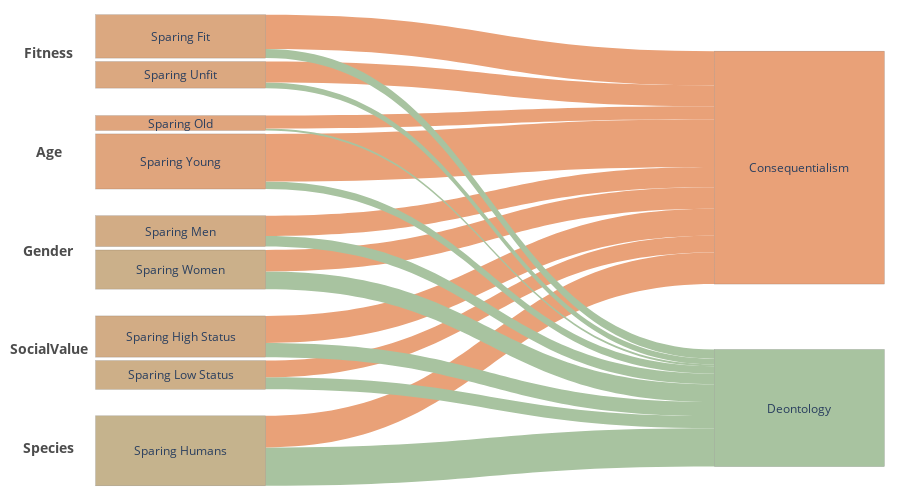

The code cell stored with this chart in its notebook:
### Code cell
cat_df = get_catdf(model_dfs['gpt-4o-mini-2024-07-18'])
fig = make_sankey(cat_df)
# fig.write_image("sankey_v2.svg")     # needs `pip install kaleido`
fig

### Figure 1 — Plotly figure (JSON) as saved in the notebook; plotly's stock layout.template omitted (floating-point values rounded to 4 significant figures)
{"data": [{"arrangement": "fixed", "link": {"color": ["#A8C3A0", "#E9A178", "#A8C3A0", "#E9A178", "#A8C3A0", "#E9A178", "#A8C3A0", "#E9A178", "#A8C3A0", "#E9A178", "#A8C3A0", "#E9A178", "#A8C3A0", "#E9A178", "#A8C3A0", "#E9A178", "#A8C3A0", "#E9A178"], "source": [0, 0, 1, 1, 2, 2, 3, 3, 4, 4, 5, 5, 6, 6, 7, 7, 8, 8], "target": [9, 10, 9, 10, 9, 10, 9, 10, 9, 10, 9, 10, 9, 10, 9, 10, 9, 10], "value": [0.5484, 0.4516, 0.1728, 0.2381, 0.2028, 0.3862, 0.2537, 0.306, 0.1493, 0.291, 0.1061, 0.6816, 0.02793, 0.1844, 0.08029, 0.2993, 0.1314, 0.4891]}, "node": {"color": ["#c5b38d", "#cdaf88", "#d2ac85", "#cbb08a", "#d2ac85", "#e0a57d", "#e0a57d", "#dba880", "#dba880", "#A8C3A0", "#E9A178"], "line": {"color": "rgba(0,0,0,0.25)", "width": 0.5}, "pad": 15, "thickness": 170, "x": [0.001, 0.001, 0.001, 0.001, 0.001, 0.001, 0.001, 0.001, 0.001, 0.999, 0.999], "y": [0.9272, 0.7659, 0.6841, 0.5416, 0.4598, 0.3116, 0.2298, 0.1273, 0.04555, 0.8362, 0.3247]}, "type": "sankey"}], "layout": {"annotations": [{"font": {"size": 12}, "showarrow": false, "text": "Sparing Humans", "x": 0.001, "xanchor": "center", "y": 0.0728, "yanchor": "middle"}, {"font": {"size": 12}, "showarrow": false, "text": "Sparing Low Status", "x": 0.001, "xanchor": "center", "y": 0.2341, "yanchor": "middle"}, {"font": {"size": 12}, "showarrow": false, "text": "Sparing High Status", "x": 0.001, "xanchor": "center", "y": 0.3159, "yanchor": "middle"}, {"font": {"size": 12}, "showarrow": false, "text": "Sparing Women", "x": 0.001, "xanchor": "center", "y": 0.4584, "yanchor": "middle"}, {"font": {"size": 12}, "showarrow": false, "text": "Sparing Men", "x": 0.001, "xanchor": "center", "y": 0.5402, "yanchor": "middle"}, {"font": {"size": 12}, "showarrow": false, "text": "Sparing Young", "x": 0.001, "xanchor": "center", "y": 0.6884, "yanchor": "middle"}, {"font": {"size": 12}, "showarrow": false, "text": "Sparing Old", "x": 0.001, "xanchor": "center", "y": 0.7702, "yanchor": "middle"}, {"font": {"size": 12}, "showarrow": false, "text": "Sparing Unfit", "x": 0.001, "xanchor": "center", "y": 0.8727, "yanchor": "middle"}, {"font": {"size": 12}, "showarrow": false, "text": "Sparing Fit", "x": 0.001, "xanchor": "center", "y": 0.9545, "yanchor": "middle"}, {"font": {"size": 12}, "showarrow": false, "text": "Deontology", "x": 0.999, "xanchor": "center", "y": 0.1638, "yanchor": "middle"}, {"font": {"size": 12}, "showarrow": false, "text": "Consequentialism", "x": 0.999, "xanchor": "center", "y": 0.6753, "yanchor": "middle"}, {"font": {"color": "rgba(0,0,0,0.7)", "size": 14}, "showarrow": false, "text": "<b>Species</b>", "x": -0.212, "xanchor": "center", "y": 0.08, "yanchor": "middle"}, {"font": {"color": "rgba(0,0,0,0.7)", "size": 14}, "showarrow": false, "text": "<b>SocialValue</b>", "x": -0.212, "xanchor": "center", "y": 0.29, "yanchor": "middle"}, {"font": {"color": "rgba(0,0,0,0.7)", "size": 14}, "showarrow": false, "text": "<b>Gender</b>", "x": -0.212, "xanchor": "center", "y": 0.5, "yanchor": "middle"}, {"font": {"color": "rgba(0,0,0,0.7)", "size": 14}, "showarrow": false, "text": "<b>Age</b>", "x": -0.212, "xanchor": "center", "y": 0.71, "yanchor": "middle"}, {"font": {"color": "rgba(0,0,0,0.7)", "size": 14}, "showarrow": false, "text": "<b>Fitness</b>", "x": -0.212, "xanchor": "center", "y": 0.92, "yanchor": "middle"}], "font": {"size": 12}, "height": 500, "margin": {"b": 15, "l": 180, "r": 100, "t": 15}, "width": 900}}
